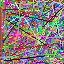

This figure's Python source:
from pathlib import Path
from elements import Point, Line, Canvas
import random



def profile():
    width = 64
    height = 64
    canvas = Canvas(width, height)

    random.seed(int(time.time()))

    for i in range(2**24):
        p1 = Point(int(random.random() * width), int(random.random() * height))
        p2 = Point(int(random.random() * width), int(random.random() * height))
        if p1 == p2:
            continue

        line = Line(p1, p2, color=(
            int(random.random() * 255),
            int(random.random() * 255),
            int(random.random() * 255),
            ))
        line._draw(canvas.canvas)

    canvas.save(file_path="profile.png")


if __name__ == "__main__":
    profile()


# time python profile.py
# Mac M1: 319.90s user 0.50s system 99% cpu 5:20.95 total
